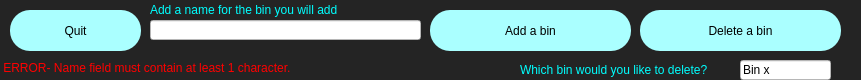
   <widget class="QWidget" name="widget_2" native="true">
    <property name="geometry">
     <rect>
      <x>0</x>
      <y>510</y>
      <width>861</width>
      <height>80</height>
     </rect>
    </property>
    <property name="styleSheet">
     <string notr="true">background-color:rgb(36, 36, 36)</string>
    </property>
    <widget class="QPushButton" name="addABin">
     <property name="geometry">
      <rect>
       <x>430</x>
       <y>10</y>
       <width>201</width>
       <height>41</height>
      </rect>
     </property>
     <property name="accessibleName">
      <string>login</string>
     </property>
     <property name="styleSheet">
      <string notr="true">border-radius:20px;
font: 14pt &quot;MS PGothic&quot;;
background-color:rgb(170, 255, 255)</string>
     </property>
     <property name="text">
      <string>Add a bin</string>
     </property>
    </widget>
    <widget class="QPushButton" name="del_B">
     <property name="geometry">
      <rect>
       <x>640</x>
       <y>10</y>
       <width>201</width>
       <height>41</height>
      </rect>
     </property>
     <property name="styleSheet">
      <string notr="true">border-radius:20px;
font: 14pt &quot;MS PGothic&quot;;
background-color:rgb(170, 255, 255)</string>
     </property>
     <property name="text">
      <string>Delete a bin</string>
     </property>
    </widget>
    <widget class="QPushButton" name="pushButton_3">
     <property name="geometry">
      <rect>
       <x>10</x>
       <y>10</y>
       <width>131</width>
       <height>41</height>
      </rect>
     </property>
     <property name="styleSheet">
      <string notr="true">border-radius:20px;
font: 14pt &quot;MS PGothic&quot;;
background-color:rgb(170, 255, 255)</string>
     </property>
     <property name="text">
      <string>Quit</string>
     </property>
    </widget>
    <widget class="QLineEdit" name="le_getName">
     <property name="geometry">
      <rect>
       <x>150</x>
       <y>20</y>
       <width>271</width>
       <height>20</height>
      </rect>
     </property>
     <property name="styleSheet">
      <string notr="true">background-color:rgb(255, 255, 255)</string>
     </property>
     <property name="text">
      <string/>
     </property>
    </widget>
    <widget class="QLabel" name="label_3">
     <property name="geometry">
      <rect>
       <x>150</x>
       <y>0</y>
       <width>271</width>
       <height>20</height>
      </rect>
     </property>
     <property name="styleSheet">
      <string notr="true">color:rgb(0, 255, 255)</string>
     </property>
     <property name="text">
      <string>Add a name for the bin you will add</string>
     </property>
    </widget>
    <widget class="QLabel" name="ERROR_EMPTYSTRING">
     <property name="geometry">
      <rect>
       <x>0</x>
       <y>60</y>
       <width>321</width>
       <height>16</height>
      </rect>
     </property>
     <property name="styleSheet">
      <string notr="true">COLOR:rgb(255, 0, 0)</string>
     </property>
     <property name="text">
      <string> ERROR- Name field must contain at least 1 character.</string>
     </property>
    </widget>
    <widget class="QLabel" name="label_16">
     <property name="geometry">
      <rect>
       <x>520</x>
       <y>60</y>
       <width>261</width>
       <height>20</height>
      </rect>
     </property>
     <property name="styleSheet">
      <string notr="true">color:rgb(0, 255, 255)</string>
     </property>
     <property name="text">
      <string>Which bin would you like to delete?</string>
     </property>
    </widget>
    <widget class="QLineEdit" name="le_getBinID">
     <property name="geometry">
      <rect>
       <x>740</x>
       <y>60</y>
       <width>91</width>
       <height>20</height>
      </rect>
     </property>
     <property name="styleSheet">
      <string notr="true">background-color:rgb(255, 255, 255)</string>
     </property>
     <property name="text">
      <string>Bin x</string>
     </property>
    </widget>
   </widget>
